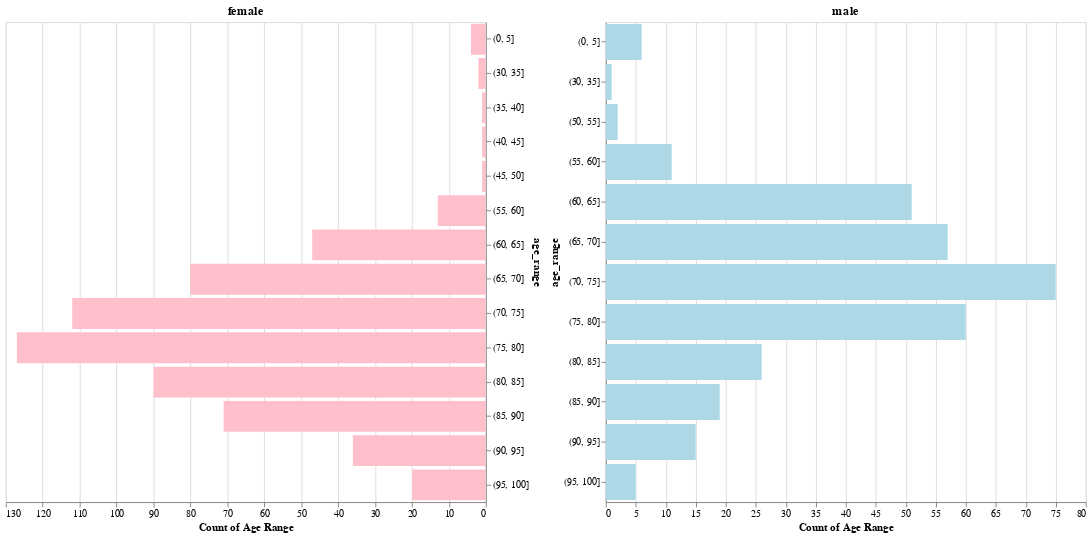

The notebook cell saved with this chart:
### Code cell
bins = [0, 5, 10, 15, 20, 25, 30, 35, 40, 45, 50, 55, 60, 65, 70, 75, 80, 85, 90, 95, 100]

female['age_range'] = pd.cut(female['Age'], bins)
female['age_range'] = female['age_range'].astype(str)
female = female[female.age_range != 'nan']
female_dist = female.groupby(['Gender', 'age_range']).size().reset_index(name='Count')

male['age_range'] = pd.cut(male['Age'], bins)
male['age_range'] = male['age_range'].astype(str)
male = male[male.age_range != 'nan']
male_dist = male.groupby(['Gender', 'age_range']).size().reset_index(name='Count')



left = alt.Chart(female_dist).mark_bar().encode(
    y=alt.Y('age_range', axis=alt.Axis(orient='right')),
    x=alt.X('Count', scale=alt.Scale(reverse=True), axis=alt.Axis(title='Count of Age Range')),
    color=alt.value('pink'),
    tooltip='Count'
).properties(width=500, height=500, title='female').interactive()


right = alt.Chart(male_dist).mark_bar().encode(
    y=alt.Y('age_range', axis=alt.Axis(orient='left')),
    x=alt.X('Count', axis=alt.Axis(title='Count of Age Range')),
    color=alt.value('lightblue'),
    tooltip='Count'
).properties(width=500, height=500, title='male').interactive()

combined = alt.concat(left, right, spacing=5)


combined

combined.save("combined.html")

### Figure 1 — Vega-Lite specification as saved in the notebook (floating-point values rounded to 4 significant figures)
{"config": {"view": {"continuousWidth": 400, "continuousHeight": 300}}, "concat": [{"data": {"name": "data-32316b2ea638267c9ca1f1187d4e189d"}, "mark": "bar", "encoding": {"color": {"value": "pink"}, "tooltip": {"field": "Count", "type": "quantitative"}, "x": {"axis": {"title": "Count of Age Range"}, "field": "Count", "scale": {"reverse": true}, "type": "quantitative"}, "y": {"axis": {"orient": "right"}, "field": "age_range", "type": "nominal"}}, "height": 500, "selection": {"selector017": {"type": "interval", "bind": "scales", "encodings": ["x", "y"]}}, "title": "female", "width": 500}, {"data": {"name": "data-d51e3f755d202629528bf8013c55f3c5"}, "mark": "bar", "encoding": {"color": {"value": "lightblue"}, "tooltip": {"field": "Count", "type": "quantitative"}, "x": {"axis": {"title": "Count of Age Range"}, "field": "Count", "type": "quantitative"}, "y": {"axis": {"orient": "left"}, "field": "age_range", "type": "nominal"}}, "height": 500, "selection": {"selector018": {"type": "interval", "bind": "scales", "encodings": ["x", "y"]}}, "title": "male", "width": 500}], "spacing": 5, "$schema": "https://vega.github.io/schema/vega-lite/v4.17.0.json", "datasets": {"data-32316b2ea638267c9ca1f1187d4e189d": [{"Gender": "Female", "age_range": "(0, 5]", "Count": 4}, {"Gender": "Female", "age_range": "(30, 35]", "Count": 2}, {"Gender": "Female", "age_range": "(35, 40]", "Count": 1}, {"Gender": "Female", "age_range": "(40, 45]", "Count": 1}, {"Gender": "Female", "age_range": "(45, 50]", "Count": 1}, {"Gender": "Female", "age_range": "(55, 60]", "Count": 13}, {"Gender": "Female", "age_range": "(60, 65]", "Count": 47}, {"Gender": "Female", "age_range": "(65, 70]", "Count": 80}, {"Gender": "Female", "age_range": "(70, 75]", "Count": 112}, {"Gender": "Female", "age_range": "(75, 80]", "Count": 127}, {"Gender": "Female", "age_range": "(80, 85]", "Count": 90}, {"Gender": "Female", "age_range": "(85, 90]", "Count": 71}, {"Gender": "Female", "age_range": "(90, 95]", "Count": 36}, {"Gender": "Female", "age_range": "(95, 100]", "Count": 20}], "data-d51e3f755d202629528bf8013c55f3c5": [{"Gender": "Male", "age_range": "(0, 5]", "Count": 6}, {"Gender": "Male", "age_range": "(30, 35]", "Count": 1}, {"Gender": "Male", "age_range": "(50, 55]", "Count": 2}, {"Gender": "Male", "age_range": "(55, 60]", "Count": 11}, {"Gender": "Male", "age_range": "(60, 65]", "Count": 51}, {"Gender": "Male", "age_range": "(65, 70]", "Count": 57}, {"Gender": "Male", "age_range": "(70, 75]", "Count": 75}, {"Gender": "Male", "age_range": "(75, 80]", "Count": 60}, {"Gender": "Male", "age_range": "(80, 85]", "Count": 26}, {"Gender": "Male", "age_range": "(85, 90]", "Count": 19}, {"Gender": "Male", "age_range": "(90, 95]", "Count": 15}, {"Gender": "Male", "age_range": "(95, 100]", "Count": 5}]}}
